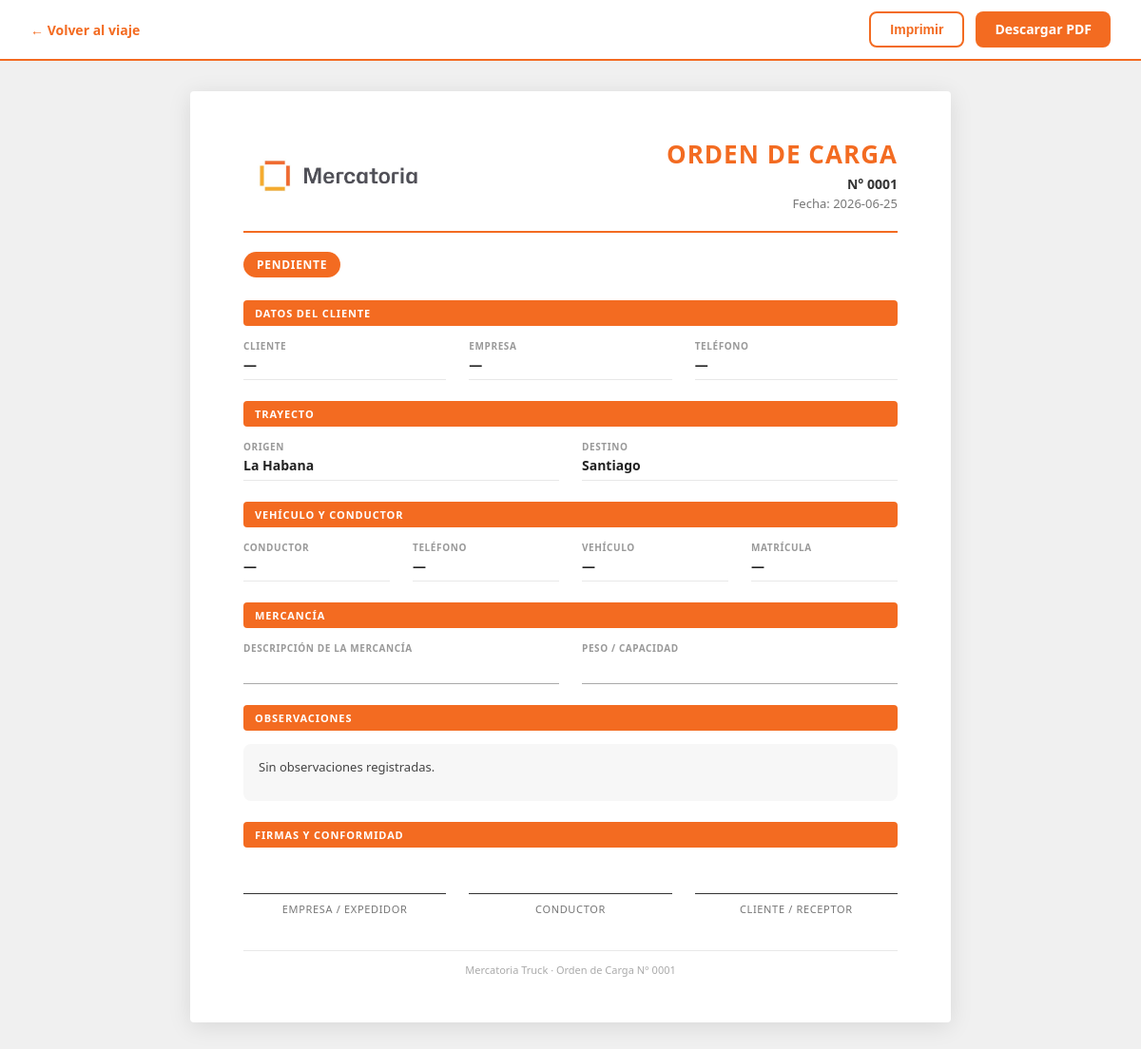
/admin/viajes/1/orden-carga, run on the app's committed database.
### tables this page shows
CREATE TABLE viajes (
        id INTEGER PRIMARY KEY AUTOINCREMENT,
        cliente TEXT,
        cliente_id INTEGER,
        ruta_id INTEGER,
        tarifa_id INTEGER,
        tipo_vehiculo_id INTEGER,
        origen TEXT,
        destino TEXT,
        precio REAL DEFAULT 0,
        precio_calculado REAL DEFAULT 0,
        precio_final REAL DEFAULT 0,
        precio_editado INTEGER DEFAULT 0,
        motivo_edicion_precio TEXT,
        combustible REAL DEFAULT 0,
        pago_camionero REAL DEFAULT 0,
        camionero REAL DEFAULT 0,
        comision REAL DEFAULT 0,
        beneficio REAL DEFAULT 0,
        estado TEXT DEFAULT 'Solicitado',
        camionero_id INTEGER,
        camionero_nombre TEXT,
        vehiculo_id INTEGER,
        fecha_creacion TEXT DEFAULT CURRENT_TIMESTAMP,
        fecha_asignacion TEXT,
        fecha_recogida TEXT,
        fecha_entrega TEXT,
        observaciones TEXT
    , cotizacion_id INTEGER, km REAL, kilometros REAL, precio_cliente REAL, combustible_estimado REAL, beneficio_estimado REAL, vehiculo_placa TEXT);

### routes/viajes.py (the view)
@viajes_bp.route("/admin/viaje/<int:id>/orden-carga")
@viajes_bp.route("/admin/viajes/<int:id>/orden-carga")
def orden_carga(id):
    conexion = conectar()
    conexion.row_factory = None
    cursor = conexion.cursor()
    cursor.execute("""
        SELECT
            v.*,
            c.telefono  AS camionero_telefono,
            c.licencia  AS camionero_licencia,
            veh.matricula AS vehiculo_matricula,
            veh.marca     AS vehiculo_marca,
            veh.modelo    AS vehiculo_modelo,
            cl.empresa    AS cliente_empresa,
            cl.telefono   AS cliente_telefono,
            cl.email      AS cliente_email
        FROM viajes v
        LEFT JOIN camioneros c   ON v.camionero_id = c.id
        LEFT JOIN vehiculos  veh ON v.vehiculo_id  = veh.id
        LEFT JOIN clientes   cl  ON v.cliente_id   = cl.id
        WHERE v.id = ?
    """, (id,))
    fila = cursor.fetchone()
    if not fila:
        conexion.close()
        return redirect("/admin/viajes")
    columnas = [descripcion[0] for descripcion in cursor.description]
    viaje = dict(zip(columnas, fila))
    conexion.close()
    return render_template(
        "admin/orden_carga.html",
        viaje=viaje
    )

### database.py (called while the page is built)
def conectar():
    con = sqlite3.connect(DATABASE_NAME)
    con.row_factory = sqlite3.Row
    return con

### templates/admin/orden_carga.html (shortened to what this page needs)
<!DOCTYPE html>
<html lang="es">
<head>
</head>
<body>
<div class="toolbar">
    <a class="volver" href="/admin/viajes/{{ viaje['id'] }}/gestionar">← Volver al viaje</a>
    <div class="toolbar-acciones">
        <button class="btn-imprimir" onclick="window.print()">Imprimir</button>
        <a class="btn-pdf" href="/admin/viaje/{{ viaje['id'] }}/pdf">Descargar PDF</a>
    </div>
</div>
<div class="documento">
    <div class="cabecera">
        <img src="/static/logo-mercatoria.jpg" alt="Mercatoria Truck" />
        <div class="titulo-doc">
            <h1>ORDEN DE CARGA</h1>
            <p class="numero">N° {{ '%04d' % viaje['id'] }}</p>
            <p class="fecha">
                Fecha:
                {% if viaje.get('fecha_creacion') %}
                    {{ viaje['fecha_creacion'][:10] }}
                {% else %}
                    Sin fecha
                {% endif %}
            </p>
        </div>
    </div>
    <hr class="divisor" />
    <span class="estado-badge">{{ viaje['estado'] or 'Sin estado' }}</span>
    <div class="seccion">
        <div class="seccion-titulo">Datos del cliente</div>
        <div class="campos-grid cols-3">
            <div class="campo">
                <label>Cliente</label>
                <p>{{ viaje['cliente'] or '—' }}</p>
            </div>
            <div class="campo">
                <label>Empresa</label>
                <p>{{ viaje.get('cliente_empresa') or '—' }}</p>
            </div>
            <div class="campo">
                <label>Teléfono</label>
                <p>{{ viaje.get('cliente_telefono') or '—' }}</p>
            </div>
        </div>
    </div>
    <div class="seccion">
        <div class="seccion-titulo">Trayecto</div>
        <div class="campos-grid cols-2">
            <div class="campo">
                <label>Origen</label>
                <p>{{ viaje['origen'] or '—' }}</p>
            </div>
            <div class="campo">
                <label>Destino</label>
                <p>{{ viaje['destino'] or '—' }}</p>
            </div>
        </div>
    </div>
    <div class="seccion">
        <div class="seccion-titulo">Vehículo y conductor</div>
        <div class="campos-grid cols-4">
            <div class="campo">
                <label>Conductor</label>
                <p>{{ viaje['camionero_nombre'] or '—' }}</p>
            </div>
            <div class="campo">
                <label>Teléfono</label>
                <p>{{ viaje.get('camionero_telefono') or '—' }}</p>
            </div>
            <div class="campo">
                <label>Vehículo</label>
                <p>
                    {% set marca = viaje.get('vehiculo_marca') or '' %}
                    {% set modelo = viaje.get('vehiculo_modelo') or '' %}
                    {% if marca or modelo %}
                        {{ marca }} {{ modelo }}
                    {% else %}
                        —
                    {% endif %}
                </p>
            </div>
            <div class="campo">
                <label>Matrícula</label>
                <p>
                    {{ viaje.get('vehiculo_placa') or viaje.get('vehiculo_matricula') or '—' }}
                </p>
            </div>
        </div>
    </div>
    <div class="seccion">
        <div class="seccion-titulo">Mercancía</div>
        <div class="campos-grid cols-2">
            <div class="campo-linea">
                <label>Descripción de la mercancía</label>
                <div class="linea-relleno">{{ viaje.get('mercancia') or '' }}</div>
            </div>
            <div class="campo-linea">
                <label>Peso / Capacidad</label>
                <div class="linea-relleno">{{ viaje.get('peso') or '' }}</div>
            </div>
        </div>
    </div>
    <div class="seccion">
        <div class="seccion-titulo">Observaciones</div>
        <div class="observaciones-box">
            {{ viaje['observaciones'] or 'Sin observaciones registradas.' }}
        </div>
    </div>
    <div class="seccion">
        <div class="seccion-titulo">Firmas y conformidad</div>
        <div class="firmas-grid">
            <div class="firma-bloque">
                <div class="firma-linea"></div>
                <span>Empresa / Expedidor</span>
            </div>
            <div class="firma-bloque">
                <div class="firma-linea"></div>
                <span>Conductor</span>
            </div>
            <div class="firma-bloque">
                <div class="firma-linea"></div>
                <span>Cliente / Receptor</span>
            </div>
        </div>
    </div>
    <div class="pie-documento">
        Mercatoria Truck &middot; Orden de Carga N° {{ '%04d' % viaje['id'] }}
    </div>
</div>
</body>
</html>

### templates/admin/orden_carga.html (style rules this page uses)
* { box-sizing: border-box; margin: 0; padding: 0; }
body { font-family: 'Segoe UI', Arial, sans-serif; background: #f0f0f0; color: #333; }
.toolbar { position: sticky; top: 0; z-index: 100; background: #fff; border-bottom: 2px solid #F36B21; padding: 12px 32px; display: flex; justify-content: space-between; align-items: center; gap: 16px; }
.toolbar a.volver { color: #F36B21; text-decoration: none; font-weight: 600; font-size: 14px; }
.toolbar-acciones { display: flex; gap: 12px; }
.btn-imprimir { background: #fff; color: #F36B21; border: 2px solid #F36B21; padding: 9px 20px; border-radius: 8px; font-size: 14px; font-weight: 700; cursor: pointer; }
.btn-pdf { background: #F36B21; color: #fff; border: none; padding: 9px 20px; border-radius: 8px; font-size: 14px; font-weight: 700; text-decoration: none; cursor: pointer; }
.documento { max-width: 800px; margin: 32px auto; background: #fff; padding: 48px 56px; box-shadow: 0 4px 24px rgba(0,0,0,.10); border-radius: 4px; }
.cabecera { display: flex; justify-content: space-between; align-items: center; margin-bottom: 20px; gap: 16px; }
.cabecera img { max-height: 70px; max-width: 200px; object-fit: contain; }
.titulo-doc { text-align: right; }
.titulo-doc h1 { font-size: 26px; color: #F36B21; letter-spacing: .04em; font-weight: 900; }
.titulo-doc .numero { font-size: 14px; font-weight: 700; color: #333; margin-top: 4px; }
.titulo-doc .fecha { font-size: 13px; color: #777; margin-top: 2px; }
.divisor { border: none; border-top: 2.5px solid #F36B21; margin: 16px 0 20px; }
.estado-badge { display: inline-block; background: #F36B21; color: #fff; font-size: 12px; font-weight: 700; text-transform: uppercase; letter-spacing: .06em; padding: 5px 14px; border-radius: 999px; margin-bottom: 24px; }
.seccion { margin-bottom: 22px; }
.seccion-titulo { background: #F36B21; color: #fff; font-size: 11px; font-weight: 700; letter-spacing: .08em; text-transform: uppercase; padding: 6px 12px; border-radius: 4px; margin-bottom: 14px; }
.campos-grid { display: grid; gap: 6px 24px; }
.campos-grid.cols-3 { grid-template-columns: repeat(3, 1fr); }
.campos-grid.cols-2 { grid-template-columns: repeat(2, 1fr); }
.campos-grid.cols-4 { grid-template-columns: repeat(4, 1fr); }
.campo label { display: block; font-size: 10px; font-weight: 700; text-transform: uppercase; letter-spacing: .06em; color: #999; margin-bottom: 3px; }
.campo p { font-size: 14px; font-weight: 700; color: #222; min-height: 20px; border-bottom: 1px solid #e8e8e8; padding-bottom: 6px; }
.campo-linea { display: flex; flex-direction: column; }
.campo-linea label { font-size: 10px; font-weight: 700; text-transform: uppercase; letter-spacing: .06em; color: #999; margin-bottom: 3px; }
.linea-relleno { border: none; border-bottom: 1.5px solid #aaa; font-size: 14px; font-weight: 600; color: #222; padding: 4px 0 6px; min-height: 28px; background: transparent; }
.observaciones-box { background: #f7f7f7; border-radius: 8px; padding: 14px 16px; font-size: 13px; line-height: 1.6; color: #444; min-height: 60px; }
.firmas-grid { display: grid; grid-template-columns: repeat(3, 1fr); gap: 24px; margin-top: 48px; }
.firma-bloque { text-align: center; }
.firma-linea { border-top: 1.5px solid #333; margin-bottom: 8px; }
.firma-bloque span { font-size: 11px; color: #777; text-transform: uppercase; letter-spacing: .06em; display: block; }
.pie-documento { margin-top: 36px; padding-top: 12px; border-top: 1px solid #e8e8e8; font-size: 11px; color: #aaa; text-align: center; }

### data on the page
viajes: id "0001", fecha_creacion "2026-06-25", estado "PENDIENTE", origen "La Habana", destino "Santiago"

### other printed values
{{ viaje['cliente'] or '—' }} "—"
{{ viaje.get('cliente_empresa') or '—' }} "—"
{{ viaje.get('cliente_telefono') or '—' }} "—"
{{ viaje['camionero_nombre'] or '—' }} "—"
{{ viaje.get('camionero_telefono') or '—' }} "—"
{{ viaje.get('vehiculo_placa') or viaje.get('vehiculo_matricula') or '—' }} "—"
{{ viaje['observaciones'] or 'Sin observaciones registradas.' }} "Sin observaciones registradas."
